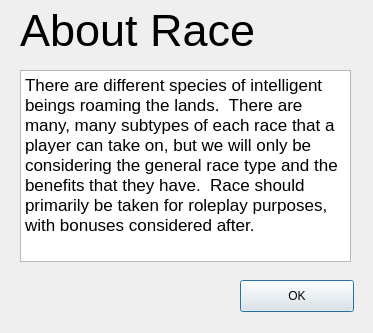
<?xml version="1.0" encoding="UTF-8"?>
<ui version="4.0">
 <class>RaceHelpDialog</class>
 <widget class="QDialog" name="RaceHelpDialog">
  <property name="geometry">
   <rect>
    <x>0</x>
    <y>0</y>
    <width>373</width>
    <height>333</height>
   </rect>
  </property>
  <property name="windowTitle">
   <string>Dialog</string>
  </property>
  <widget class="QPushButton" name="btnOk">
   <property name="geometry">
    <rect>
     <x>240</x>
     <y>280</y>
     <width>114</width>
     <height>32</height>
    </rect>
   </property>
   <property name="text">
    <string>OK</string>
   </property>
  </widget>
  <widget class="QLabel" name="lblTitle">
   <property name="geometry">
    <rect>
     <x>20</x>
     <y>10</y>
     <width>251</width>
     <height>41</height>
    </rect>
   </property>
   <property name="font">
    <font>
     <family>Arial</family>
     <pointsize>34</pointsize>
    </font>
   </property>
   <property name="text">
    <string>About Race</string>
   </property>
  </widget>
  <widget class="QTextBrowser" name="textInfo">
   <property name="geometry">
    <rect>
     <x>20</x>
     <y>70</y>
     <width>331</width>
     <height>192</height>
    </rect>
   </property>
   <property name="html">
    <string>&lt;!DOCTYPE HTML PUBLIC &quot;-//W3C//DTD HTML 4.0//EN&quot; &quot;http://www.w3.org/TR/REC-html40/strict.dtd&quot;&gt;
&lt;html&gt;&lt;head&gt;&lt;meta name=&quot;qrichtext&quot; content=&quot;1&quot; /&gt;&lt;style type=&quot;text/css&quot;&gt;
p, li { white-space: pre-wrap; }
&lt;/style&gt;&lt;/head&gt;&lt;body style=&quot; font-family:'Ubuntu'; font-size:9pt; font-weight:400; font-style:normal;&quot;&gt;
&lt;p style=&quot; margin-top:12px; margin-bottom:12px; margin-left:0px; margin-right:0px; -qt-block-indent:0; text-indent:0px;&quot;&gt;&lt;span style=&quot; font-family:'Lucida Grande'; font-size:13pt;&quot;&gt;There are different species of intelligent beings roaming the lands.  There are many, many subtypes of each race that a player can take on, but we will only be considering the general race type and the benefits that they have.  Race should primarily be taken for roleplay purposes, with bonuses considered after. &lt;/span&gt;&lt;/p&gt;&lt;/body&gt;&lt;/html&gt;</string>
   </property>
  </widget>
 </widget>
 <resources/>
 <connections/>
</ui>
